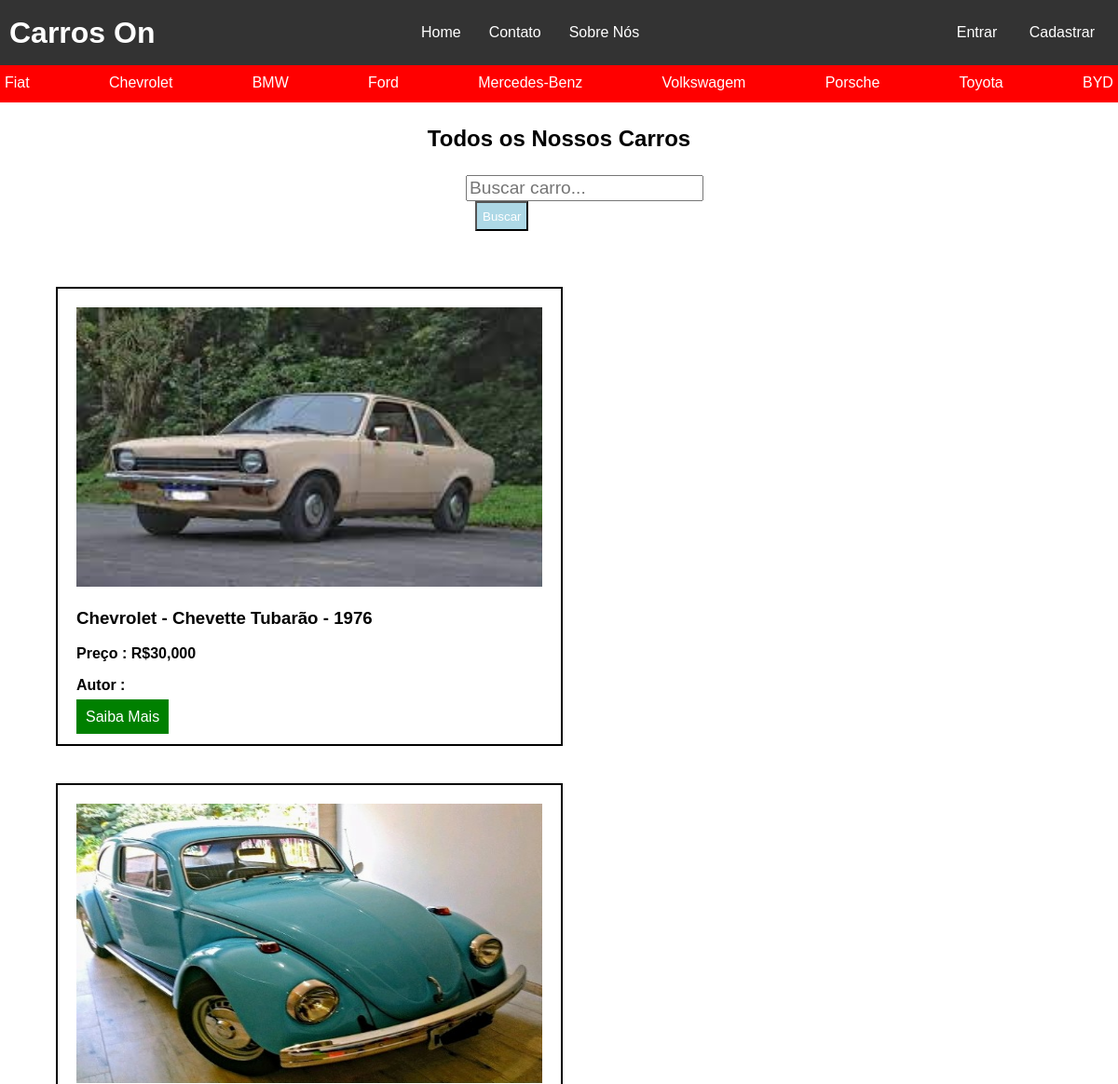
The page /cars/ (upper part) on the database as committed earlier.
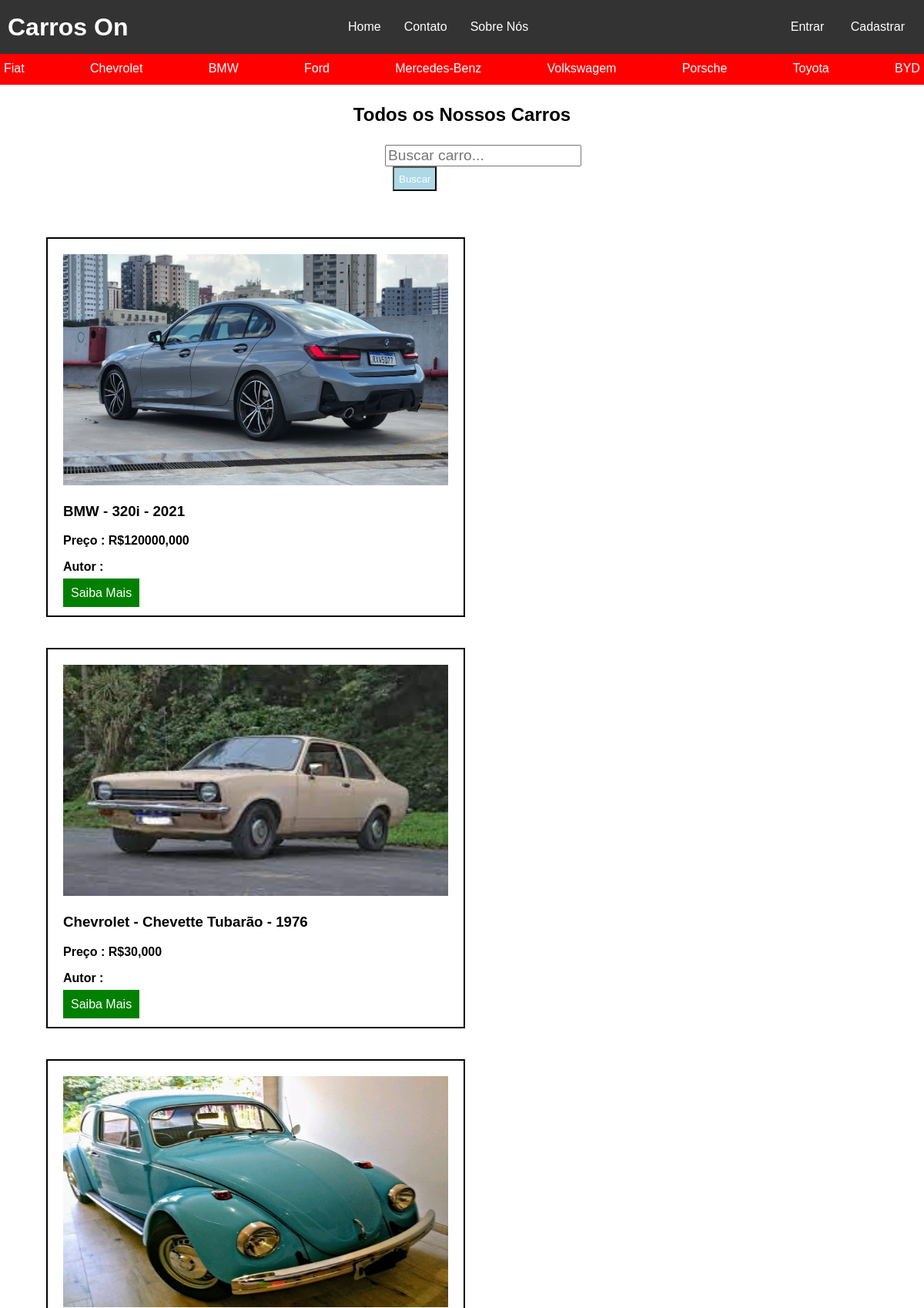
The same page on the database as committed later.
### cars/models.py (models this page shows, shortened)
class Brand(models.Model):  # Criacao de um banco de dados para marcas do carro
    id = models.AutoField(primary_key=True)
    name = models.CharField(max_length=200, blank=False, null=False)
    def __str__(self):
        return self.name  # Modificando a representação dos objetos para o atributo name

class Car(models.Model):
    id = models.AutoField(primary_key=True)
    model = models.CharField(max_length=200)
    brand = models.ForeignKey(Brand, on_delete=models.PROTECT, related_name='car_brand')  # Criando um campo de FK ligando a tabela Brand
    factory_year = models.IntegerField(blank=True, null=True)
    model_year = models.IntegerField(blank=True, null=True)
    plate = models.CharField(max_length=10, blank=True, null=True)
    value = models.FloatField(blank=True, null=True)
    photo = models.ImageField(upload_to='cars/', blank=True, null=True)  # Definicao de um campo de imagem e aonde elas serão armazenadas
    autor = models.ForeignKey(User, on_delete=models.PROTECT, related_name='car_user', null=True, editable=False)  # Cria um campo de FK associada ao model padrao do django User

### cars/views.py (the view)
# urls.py: path('cars/', cars_view, name="cars_list"),  # URL e a view responsavel
def cars_view(request):
    car_brands = Brand.objects.all()
    cars = Car.objects.all().order_by('model')  # retorna todos os objetos do modelo Car ordenados em ordem alfabetica pelo campo model
    search = request.GET.get('search')  # Captura o valor de search passado pelo usário
    if search:
        cars = Car.objects.filter(model__contains=search)  # Retorna todos os objetos de Car que tenham no campo model o valor inserido em search pelo usuario
    return render(
        request,
        'cars.html',
        {'cars': cars, 'car_brands': car_brands})

### cars/templates/cars.html
    {% extends 'base.html' %}
    {% block content %}
    <main>
        <h2>Todos os Nossos Carros</h2>
        <div class="conteiner-formulario">
            <form method="GET" action="{% url 'cars_list' %}">
                <input type="text" id="search" name="search" placeholder="Buscar carro...">
                <button class="botao-pesquisa" type="submit">Buscar</button>
            </form>
        </div>
        <section class="conteudo-principal">
            {% if cars %}
                {% for car in cars %}
                    <div class="container-carro">
                        <img src="{{ car.photo.url }}" alt="Imagem do Carro" width="500" height="300">
                        <h3>{{ car.brand }} - {{ car.model }} - {{ car.factory_year }}</h3>
                        <p class="preco">Preço : R${{ car.value }}00</p>
                        <p class="preco">Autor : {{ car.autor.username }}</p>
                        <a class="btn-detail-car" href="/">Saiba Mais</a>
                    </div>
                {% endfor %}
            {% else %}
                <p class="nenhum-resultado">Nenhum resultado encontrado para essa busca.</p>
            {% endif %}
        </section>
    </main>
    {% endblock %}

### app/templates/base.html (shortened to what this page needs)
<!DOCTYPE html>
{% load static %}
<html lang="pt-br">
<head>
    {% block styles %}
        <link rel="stylesheet" type="text/css" href="{% static '/css/index.css' %}">
    {% endblock %}
</head>
<body>
    <header>
        <h1 class="titulo">Carros On</h1>
        <nav class="lista-de-navegacao">
           <a class="item-nav" href="/">Home</a>
            <a class="item-nav" href="/">Contato</a>
            <a class="item-nav" href="/">Sobre Nós</a>
        </nav>
    <ul>
        {% if request.user.is_authenticated %}
            <li class="lista-cabecalho"><a class="item-login" href="/">Painel de Controle</a></li>
            <li class="lista-cabecalho"><a class="item-login" href="/logout">Sair</a></li>
        {% else %}
             <li class="lista-cabecalho"><a class="item-login" href="/login">Entrar</a></li>
            <li class="lista-cabecalho"><a class="item-login" href="/create_user">Cadastrar</a></li>
        {% endif %}
    </ul>
    </header>
    <div class="marcas">
        {% for brand in car_brands %}
            <a class="marca" href="/">{{ brand.name }}</a>
        {% endfor %}
    </div>
    <main>
        {% block content %}
        {% endblock %}
    </main>
</body>
</html>

### static/css/index.css (style rules this page uses)
body { margin: 0; font-family: Arial, sans-serif; display: flex; flex-direction: column; min-height: 100vh; }
header { background-color: #333; padding: 10px; display: flex; justify-content: space-between; align-items: center; }
.titulo { color: white; margin: 0; }
.lista-de-navegacao { display: flex; justify-content: start; }
.item-nav, .item-login { color: white; text-decoration: none; margin: 0 15px; }
.lista-cabecalho { list-style: none; }
ul li { display: inline-block; }
h2 { text-align: center; margin: 25px 0px; }
.conteudo-principal { display: flex; flex-wrap: wrap; margin: 50px; gap: 20px; background-color: white; justify-content: space-between; }
.container-carro { flex: 0 0 100px; padding: 20px; margin: 10px; border: 2px solid black; }
.preco { font-weight: 600; }
#search { font-size: 1.2rem; }
.botao-pesquisa { height: 32px; background-color: lightblue; color: white; margin-left: 10px; }
form { margin: 0px 500px; }
.marcas { display: flex; background-color: red; color: white; height: 40px; justify-content: space-between; }
.marca { text-decoration: none; color: white; margin: 10px 5px; }
main { flex: 1; }
.btn-detail-car { text-decoration: none; color: white; background: green; padding: 10px; }

Rows that differ between the two databases and show on the page:
added Car: photo (picture), brand "BMW", model "320i", factory_year "2021", value "120000,0"
